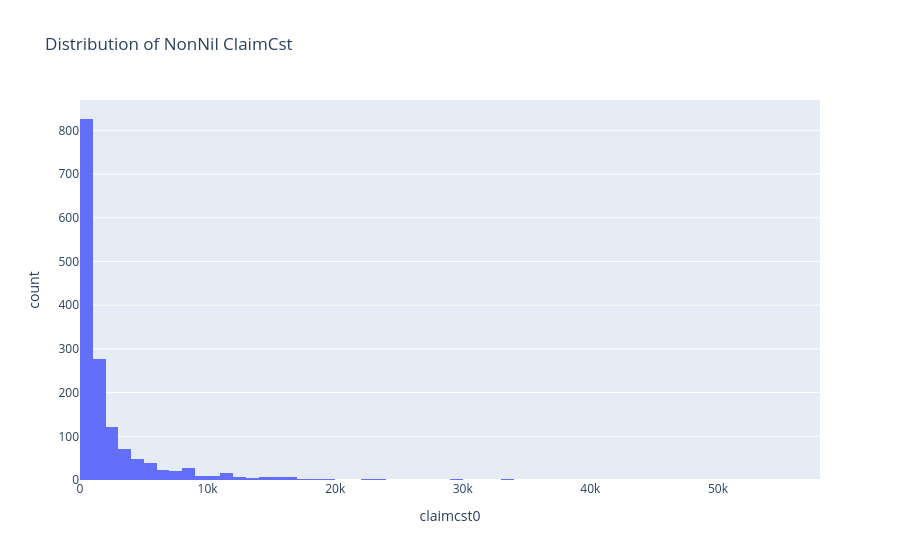

The cell this chart's notebook holds for it:
### Code cell
#distribution of non-nil clmcst
fig2 = px.histogram(data_frame=nonnil_clm, x=nonnil_clm['claimcst0'], nbins=100, title="Distribution of NonNil ClaimCst")
fig2.show()

### Figure 1 — Plotly figure (JSON) as saved in the notebook; plotly's stock layout.template omitted (floating-point values rounded to 4 significant figures; data arrays with more than 128 entries replaced by an {"elided": "..."} marker saying what was removed)
{"data": [{"bingroup": "x", "hovertemplate": "claimcst0=%{x}<br>count=%{y}<extra></extra>", "legendgroup": "", "marker": {"color": "#636efa", "pattern": {"shape": ""}}, "name": "", "nbinsx": 100, "orientation": "v", "showlegend": false, "type": "histogram", "x": {"elided": "1542 float values"}, "xaxis": "x", "yaxis": "y"}], "layout": {"barmode": "relative", "legend": {"tracegroupgap": 0}, "title": {"text": "Distribution of NonNil ClaimCst"}, "xaxis": {"anchor": "y", "domain": [0, 1], "title": {"text": "claimcst0"}}, "yaxis": {"anchor": "x", "domain": [0, 1], "title": {"text": "count"}}}}
